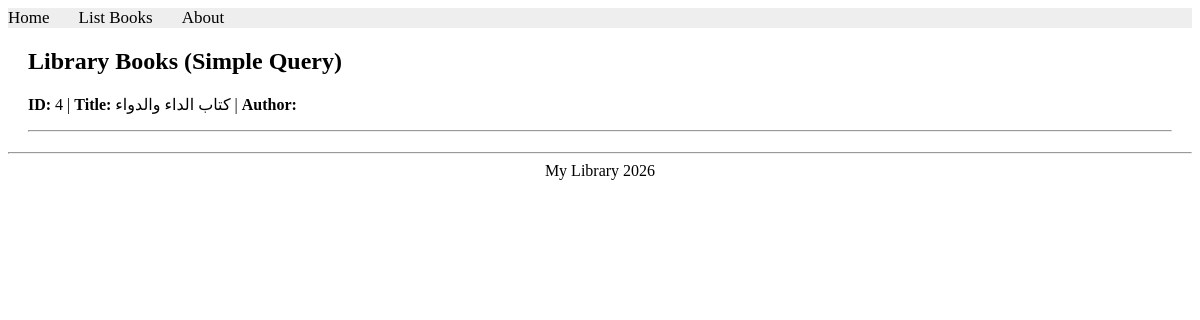
/books/lab8/task1/, run on an earlier commit of the app's database.
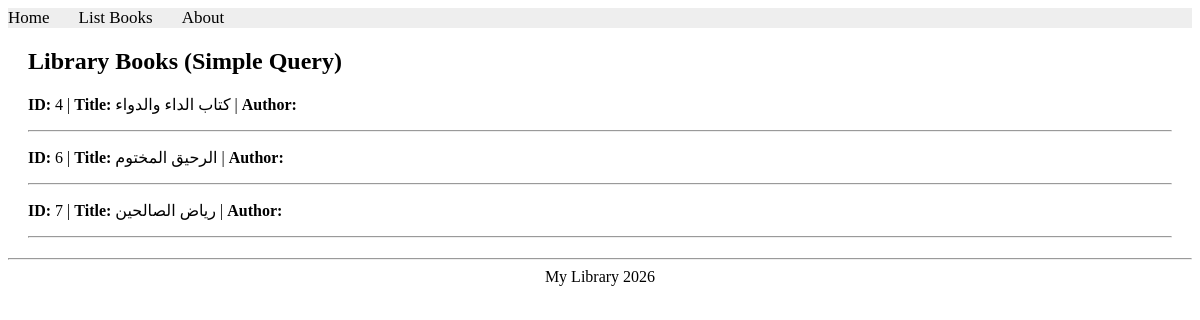
And on a later commit of the database.
### apps/bookmodule/models.py (models this page shows)
class Book(models.Model):
    title = models.CharField(max_length=100)
    price = models.FloatField(default=0.0)
    quantity = models.IntegerField(default=1)
    pubdate = models.DateTimeField()
    rating = models.SmallIntegerField(default=1)
    publisher = models.ForeignKey(Publisher, null=True, on_delete=models.SET_NULL)
    authors = models.ManyToManyField(Author)

### apps/bookmodule/views.py (the view)
# urls.py: path('lab8/task1/', views.task1, name="books.task1"),
def task1(request):
    mybooks = Book.objects.filter(Q(price__lte=80))
    return render(request, 'bookmodule/bookList.html', {'books': mybooks})

### apps/templates/bookmodule/bookList.html (shortened to what this page needs)
{% extends "layouts/base.html" %}
{% block content %}
<div style="margin: 20px;">
    <h2>Library Books (Simple Query)</h2>
    {% for obj in books %}
        <p><strong>ID:</strong> {{ obj.id }} | <strong>Title:</strong> {{ obj.title }} | <strong>Author:</strong> {{ obj.author }}</p>
        <hr>
    {% endfor %}
</div>
{% endblock content %}

What changed in the data, as far as the page shows it:
added Book: id "6", title "الرحيق المختوم"
added Book: id "7", title "رياض الصالحين"
